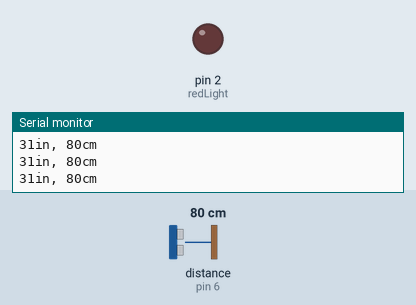
Recording of a sketch running on a simulated Arduino Uno, built with avr-gcc and run on an emulated ATmega328P. On the bench: output pins drawn as LEDs (lit = HIGH), the last lines printed to the serial monitor. Wiring (inferred from the names in the program): ultrasonic range finder: trigger pin 7; echo pin 6. The test bench sets the inputs (shaded band); at power-on: distance to the obstacle (sensor on pin 6) 80 cm. The echo pulse lasts 58.3 µs per cm; pins used as bus, display or sensor lines are not drawn.

Above: at 1.2 s.
1.3 s: distance to the obstacle (sensor on pin 6) set to 148 cm
2.8 s: distance to the obstacle (sensor on pin 6) set to 155 cm
At 3.8 s:
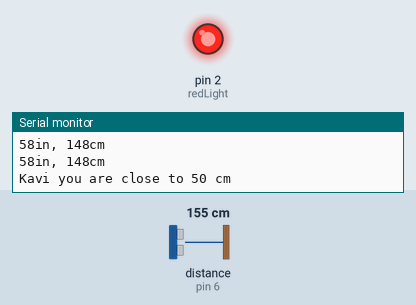
4.4 s: distance to the obstacle (sensor on pin 6) set to 2 cm
At 5.8 s:
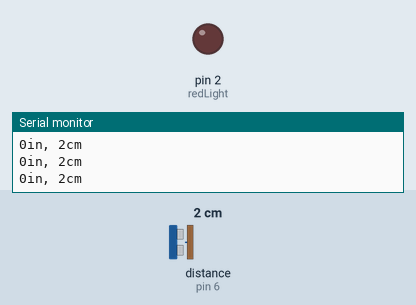
6.6 s: distance to the obstacle (sensor on pin 6) set to 250 cm
At 8.0 s:
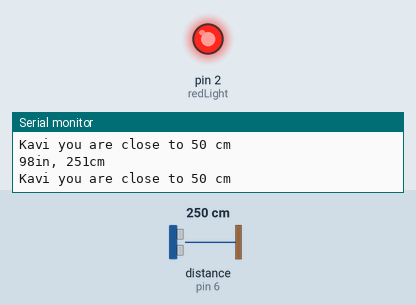
Timing chart, 0 to 9.1 s (numbered marks = the images above; inputs shaded):
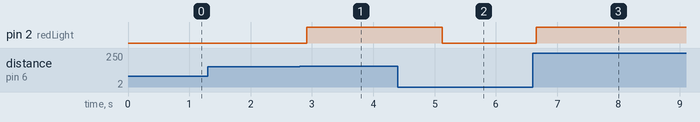

Measured:
- the behaviour switches between 150 and 151 cm on distance to the obstacle (sensor on pin 6) (found by bisection; images 0 and 1)
- after the input at 2.8 s, pin 2 (redLight): LOW → HIGH after 0.12 s
- after the input at 4.4 s, pin 2 (redLight): HIGH → LOW after 0.73 s
- after the input at 6.6 s, pin 2 (redLight): LOW → HIGH after 0.05 s

The sketch:

POC_UltraSoundRelay.ino
```cpp
const int pingPin = 7; // Trigger Pin of Ultrasonic Sensor
const int echoPin = 6; // Echo Pin of Ultrasonic Sensor
const int redLight = 2;


void setup() {
   Serial.begin(9600); // Starting Serial Terminal
   pinMode(redLight, OUTPUT);
}

void loop() {
   long duration, inches, cm;
   pinMode(pingPin, OUTPUT);
   digitalWrite(pingPin, LOW);
   delayMicroseconds(2);
   digitalWrite(pingPin, HIGH);
   delayMicroseconds(10);
   digitalWrite(pingPin, LOW);
   pinMode(echoPin, INPUT);

   duration = pulseIn(echoPin, HIGH);
   inches = microsecondsToInches(duration);
   cm = microsecondsToCentimeters(duration);

//   Serial.println("distance is : " + cm);
   if (cm > 150) {
    Serial.println("Kavi you are close to 50 cm");
    digitalWrite(redLight, HIGH);

    if (cm < 5){
     digitalWrite(redLight, LOW);
     Serial.println("Kavi you are close to 5 cm");
     delay(1000);


   }
    delay(1000);
   }
    else {
     digitalWrite(redLight, LOW);

    }
   Serial.print(inches);
   Serial.print("in, ");
   Serial.print(cm);
   Serial.print("cm");
   Serial.println();
   delay(100);
}

long microsecondsToInches(long microseconds) {
   return microseconds / 74 / 2;
}

long microsecondsToCentimeters(long microseconds) {
   return microseconds / 29 / 2;
}
```
